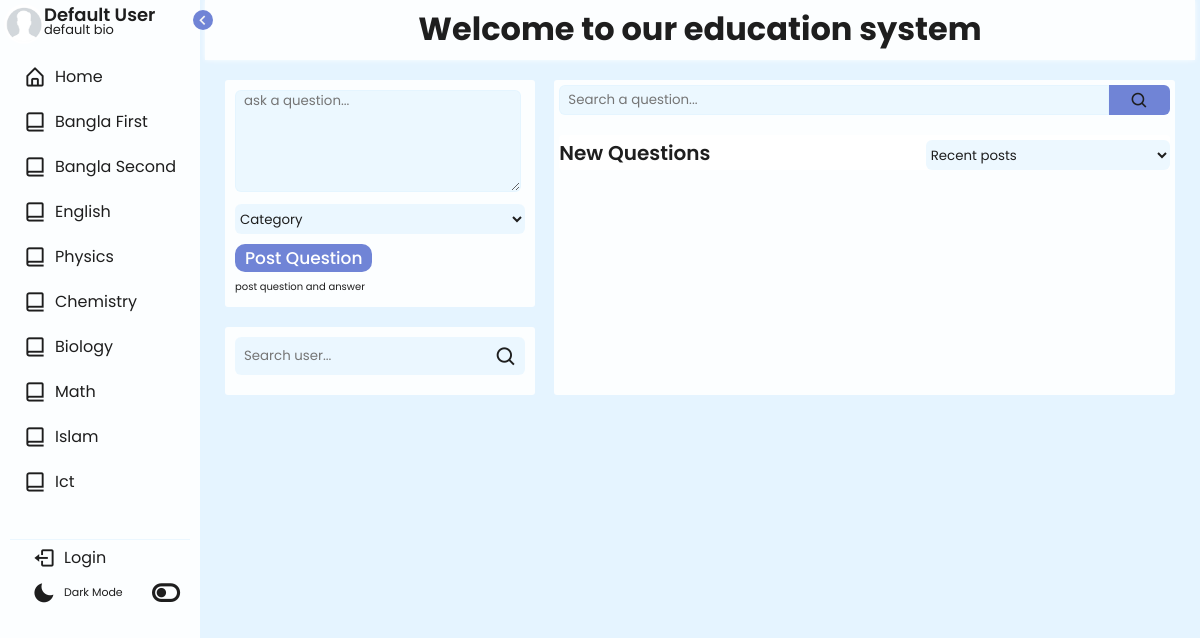
Page /home.php on the earlier database version.
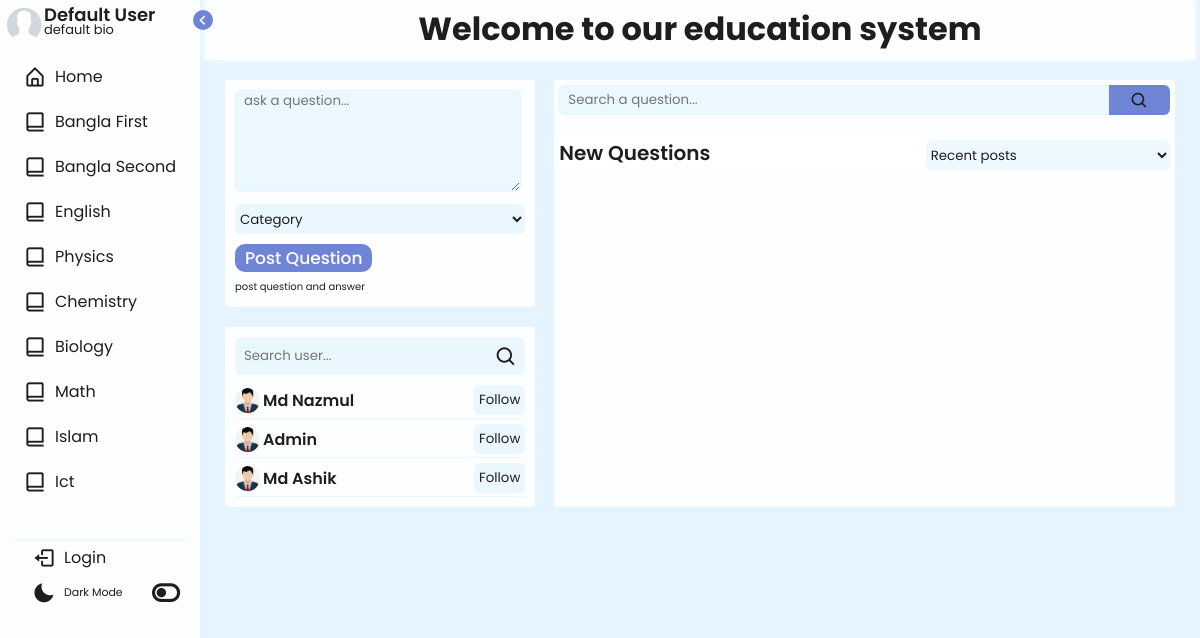
Same page on the later database version.
### tables this page shows
CREATE TABLE `users` (
  `id` int(255) NOT NULL,
  `unique_id` varchar(50) NOT NULL,
  `name` text NOT NULL,
  `email` varchar(255) NOT NULL,
  `pass` varchar(255) NOT NULL,
  `location` varchar(255) NOT NULL,
  `profile` varchar(255) NOT NULL DEFAULT 'profile.jpg',
  `bio` text NOT NULL,
  `studying` varchar(50) NOT NULL,
  `studied` varchar(50) NOT NULL,
  `time` timestamp(6) NOT NULL DEFAULT current_timestamp(6) ON UPDATE current_timestamp(6)
);

### home_content.php (the view, shortened to what this page needs)
<div class="home_content">
    <header>
        <h1>Welcome to our education system</h1>
    </header>
    <div class="home_content_wrapper">
        <div class="home_left">
            <div class="pst_create_box">
               <div class="post_only_question active">
                    <form onsubmit="return false" class="form_only_question">
                        <textarea name="question" required placeholder="ask a question..."></textarea>
                        <select class="select_for_only_question" name="category" required >
                            <option>Category</option>
                        </select>
                        <br>
                        <input type="submit" class="Post_Question_btn"  value="Post Question">
                    </form>
                    <a href="#" class="pst_qs_ans_btn">post question and answer</a>
               </div>
            </div>
            <div class="left_search_question_box">
                <li class="list searchBox user_searchbox">
                    <input class="text" type="search" placeholder="Search user..." name="" id="">
                    <i class='bx bx-search'></i>
                </li>
                <div class="all_suggestions_users">
                <?php
                if (isset($current_user)) {
                    $user_query=mysqli_query($conn,"SELECT * FROM users WHERE NOT unique_id='$current_user' ORDER BY id DESC");
                }else{
                    $user_query=mysqli_query($conn,"SELECT * FROM users ORDER BY id DESC");
                }
                if ($user_query) {
                    while ($usr_data=mysqli_fetch_assoc($user_query)) {
                        echo '
                        <div class="post_user_details flw_user">
                            <div>
                                <img src="images/'.$usr_data['profile'].'" alt="">
                                <span class="user_name">
                                    <a href="user.php?ui='.$usr_data['unique_id'].'">
                                        <strong>
                                            '.$usr_data['name'].'
                                        </strong>
                                    </a>
                                </span>
                            </div>
                            <button>Follow</button>
                        </div>
                        ';
                    }
                }
                ?>
            </div>
            </div>
        </div>
        <div class="home_center">
            <form onsubmit="return false" class="question_search_form">
                <input type="search" class="question_search_input" placeholder="Search a question...">
                <button type="submit" style="cursor:pointer" id="">
                    <i class='bx bx-search'></i>
                </button>
            </form>
            <div class="questions_container" style="positation:relative">
                <div class="sort_question_section">
                    <span class="questions_container_head">New Questions</span>
                    <select name="sortitem" id="sortitem">
                        <option value="recentPost">Recent posts</option>
                    </select>
                </div>
            </div>
        </div>
    </div>

### home.php (shortened to what this page needs)
<?php
require("php/db.php");
if (isset($_SESSION['ssn_id'])) {
    $ssnId=$_SESSION['ssn_id'];
    $query_for_check_user=mysqli_query($conn,"SELECT * FROM users WHERE unique_id='$ssnId' ");
    if (mysqli_num_rows($query_for_check_user) == 0 ) {
        $profile='images/default.jpg';
        $name="Default User";
        $bio="default bio";
    }else {
        $current_user=$_SESSION['ssn_id'];
        $query=mysqli_query($conn,"SELECT * FROM users WHERE unique_id='$current_user' ");
        $fetch=mysqli_fetch_assoc($query);
        $name= $fetch['name'];
        $profile='images/'.$fetch['profile'];
        $bio=$fetch['bio'];
        $profile_btn_mobo='
            <li>
                <a href="profile.php">
                    <img src="'.$profile.'" alt="">
                </a>
            </li>
        ';
        $profile_btn_desk='
            <a href="profile.php">
                <li class="footer_content">
                    <i class="fa-solid fa-user-tie"></i>
                    <span class="text">Profile</span>
                </li>
            </a>
        ';
    }
$loginBtn='Logout';
}else {
    $profile='images/default.jpg';
    $name="Default User";
    $bio="default bio";
    $loginBtn='Login';
}
?>
<!DOCTYPE html>
<html>
<head>
    <link href='https://unpkg.com/boxicons@2.1.1/css/boxicons.min.css' rel='stylesheet'>
    <link rel="stylesheet" href="https://cdnjs.cloudflare.com/ajax/libs/font-awesome/6.0.0/css/all.min.css">
    <link rel="stylesheet" href="style/primary_style.css">
</head>
<body>
    <div class="main_wrapper">
        <div class="navbar_main">
            <div class="nav_header">
                <img src="<?php echo $profile; ?>" alt="">
                <div class="text">
                    <span class="name">
                    <?php echo $name; ?>
                    </span>
                    <span class="bio">
                    <?php echo $bio; ?>
                    </span>
                </div>
                <span>
                    <i id="toggle_btn" class='bx bx-chevron-left'></i>
                </span>
            </div>
            <ul>
               <li class="list item home_mobo">
                   <a href="">
                       <i class='bx bx-home-alt'></i>
                        <span class="text list_text">
                            Home
                        </span>
                    </a>
               </li>
               <li class="list item">
                <a href="category.php?id=Bangla First">
                    <i class='bx bx-book-alt'></i>
                        <span class="text list_text">
                            Bangla First
                        </span>
                    </a>
                </li>
                <li class="list item">
                    <a href="category.php?id=Bangla Second">
                    <i class='bx bx-book-alt'></i>
                        <span class="text list_text">
                            Bangla Second
                        </span>
                    </a>
                </li>
                <li class="list item">
                    <a href="category.php?id=English">
                    <i class='bx bx-book-alt'></i>
                        <span class="text list_text">
                            English
                        </span>
                    </a>
                </li>
                <li class="list item">
                    <a href="category.php?id=Physics">
                    <i class='bx bx-book-alt'></i>
                        <span class="text list_text">
                            Physics
                        </span>
                    </a>
                </li>
                <li class="list item">
                    <a href="category.php?id=Chemistry">
                    <i class='bx bx-book-alt'></i>
                        <span class="text list_text">
                            Chemistry
                        </span>
                    </a>
                </li>
                <li class="list item">
                    <a href="category.php?id=Biology">
                    <i class='bx bx-book-alt'></i>
                        <span class="text list_text">
                            Biology
                        </span>
                    </a>
                </li>
                <li class="list item">
                    <a href="category.php?id=Math">
                    <i class='bx bx-book-alt'></i>
                        <span class="text list_text">
                            Math
                        </span>
                    </a>
                </li>
                <li class="list item">
                    <a href="category.php?id=Islam">
                    <i class='bx bx-book-alt'></i>
                        <span class="text list_text">
                            Islam
                        </span>
                    </a>
                </li>
                <li class="list item">
                    <a href="category.php?id=Ict">
                    <i class='bx bx-book-alt'></i>
                        <span class="text list_text">
                            Ict
                        </span>
                    </a>
                </li>
                <li class="footer_content_wrapper">
                    <ul>
                        <a href="php/logout.php">
                            <li class="footer_content">
                                <i class='bx bx-log-out'></i>
                                <span class="text"><?php echo $loginBtn; ?></span>
                            </li>
                        </a>
                    <li  class="footer_content darkmode">
                        <div class="text">
                            <i class='bx bxs-moon moon'></i>
                            <span class="text add_text">Dark Mode</span>
                        </div>
                        <i class="fa-solid fa-toggle-off tglicon"></i>
                    </li>
                    </ul>
                </li>
            </ul>
        </div>
<?php require("home_content.php"); ?>
        </div>
    </div>
</body>
</html>

Differences in the rows shown:
added users: profile (placeholder picture), name "Md Nazmul"
added users: profile (placeholder picture), name "Admin"
added users: profile (placeholder picture), name "Md Ashik"
